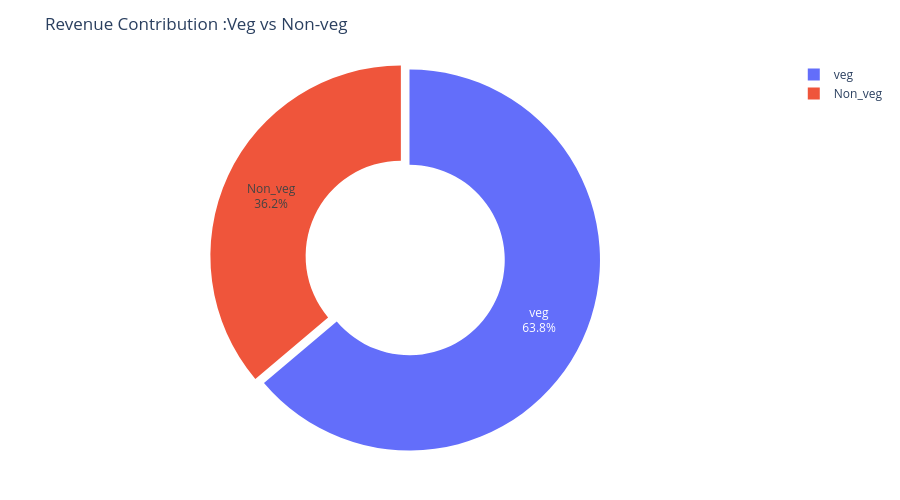

This figure's notebook cell:
### Markdown cell above
### Total Sales by food type (Veg vs Non-veg)

### Code cell
non_veg_keywords=[
    "chicken","egg","mutton","prawn","fish","biryani","kabab","kebab","non-veg"]

df["food_category"]=np.where(
    df["Dish Name"].str.lower().str.contains("|".join(non_veg_keywords), na=False),  # Fixed hyphen to underscore in non_veg_keywords
    "Non_veg",
    "veg"
)

food_revenue=(df.groupby("food_category")["Price (INR)"]
              .sum()
              .reset_index())

fig=px.pie(
    food_revenue,
    values="Price (INR)",
    names="food_category",
    hole=0.5,
    title="Revenue Contribution :Veg vs Non-veg"
)

fig.update_traces(
    textinfo="percent+label",
    pull=[0.05, 0]  # Fixed syntax: changed pull[0.05,0] to pull=[0.05,0]
)

fig.update_layout(  # Fixed function name from fig_update_layout to fig.update_layout
    height=500,
    margin=dict(t=60,b=40,l=40,r=40)
)

fig.show()

### Figure 1 — Plotly figure (JSON) as saved in the notebook; plotly's stock layout.template omitted (floating-point values rounded to 4 significant figures)
{"data": [{"domain": {"x": [0, 1], "y": [0, 1]}, "hole": 0.5, "hovertemplate": "food_category=%{label}<br>Price (INR)=%{value}<extra></extra>", "labels": ["Non_veg", "veg"], "legendgroup": "", "name": "", "pull": [0.05, 0], "showlegend": true, "textinfo": "percent+label", "type": "pie", "values": [19170000.0, 33840000.0]}], "layout": {"height": 500, "legend": {"tracegroupgap": 0}, "margin": {"b": 40, "l": 40, "r": 40, "t": 60}, "title": {"text": "Revenue Contribution :Veg vs Non-veg"}}}
